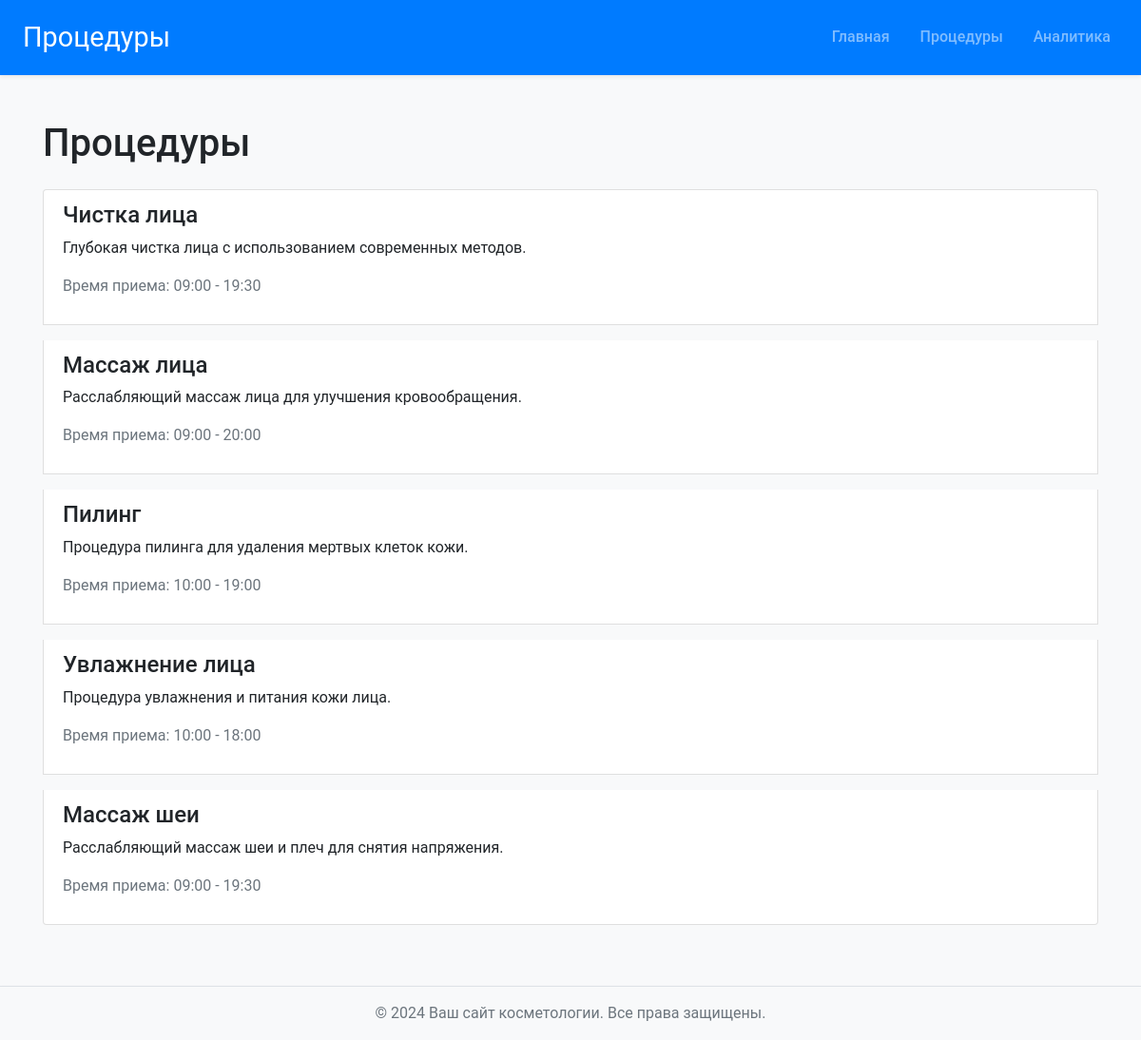
The app's page /procedures with its own data.
### models.py (models this page shows)
class Service(Base):
    __tablename__ = 'services'
    id = Column(Integer, primary_key=True, index=True)
    name = Column(String, index=True, nullable=False)
    description = Column(String)
    working_hours = Column(String)  # Добавляем поле working_hours
    appointments = relationship("Appointment", back_populates="service")

### main.py (the view)
@app.get("/procedures")
async def get_procedures(request: Request, db: Session = Depends(get_db)):
    procedures = db.query(Service).all()
    return templates.TemplateResponse("procedures.html", {"request": request, "title": "Процедуры", "procedures": procedures})

### templates/procedures.html (shortened to what this page needs)
<!DOCTYPE html>
<html lang="ru">
<head>
    <link rel="stylesheet" href="https://stackpath.bootstrapcdn.com/bootstrap/4.5.2/css/bootstrap.min.css">
    <link rel="stylesheet" href="/static/css/styles.css">
</head>
<body>
    <header>
        <nav class="navbar navbar-expand-lg navbar-dark bg-primary shadow-sm">
            <a class="navbar-brand" href="#">{{ title }}</a>
            <div class="collapse navbar-collapse" id="navbarNav">
                <ul class="navbar-nav ml-auto">
                    <li class="nav-item">
                        <a class="nav-link" href="/">Главная</a>
                    </li>
                    <li class="nav-item">
                        <a class="nav-link" href="/procedures">Процедуры</a>
                    </li>
                    <li class="nav-item">
                        <a class="nav-link" href="/analytics">Аналитика</a>
                    </li>
                </ul>
            </div>
        </nav>
    </header>
    <main class="container mt-5">
        <h1 class="mb-4">{{ title }}</h1>
        <ul class="list-group">
            {% for procedure in procedures %}
            <li class="list-group-item mb-3">
                <h2 class="h4">{{ procedure.name }}</h2>
                <p>{{ procedure.description }}</p>
                <p class="text-muted">Время приема: {{ procedure.working_hours }}</p>
            </li>
            {% endfor %}
        </ul>
    </main>
    <footer class="bg-light text-center py-3 shadow-sm mt-5">
        <p class="mb-0">&copy; 2024 Ваш сайт косметологии. Все права защищены.</p>
    </footer>
</body>
</html>

### static/css/styles.css (style rules this page uses)
body { font-family: 'Roboto', Arial, sans-serif; background-color: #f8f9fa; margin: 0; padding: 0; }
h1 { font-size: 2.5em; margin: 0; }
header { background-color: #007bff; }
.navbar { padding: 0.8rem 1.5rem; }
.navbar-brand { font-size: 1.8em; }
.navbar-nav .nav-link { font-weight: 500; margin-left: 1rem; }
footer { background-color: #e9ecef; border-top: 1px solid #dee2e6; }
footer p { margin: 0; color: #6c757d; }

### records on screen
Service: name "Чистка лица", description "Глубокая чистка лица с использованием современных методов.", working_hours "09:00 - 19:30"
Service: name "Массаж лица", description "Расслабляющий массаж лица для улучшения кровообращения.", working_hours "09:00 - 20:00"
Service: name "Пилинг", description "Процедура пилинга для удаления мертвых клеток кожи.", working_hours "10:00 - 19:00"
Service: name "Увлажнение лица", description "Процедура увлажнения и питания кожи лица.", working_hours "10:00 - 18:00"
Service: name "Массаж шеи", description "Расслабляющий массаж шеи и плеч для снятия напряжения.", working_hours "09:00 - 19:30"

### other values on screen
{{ title }} "Процедуры"
